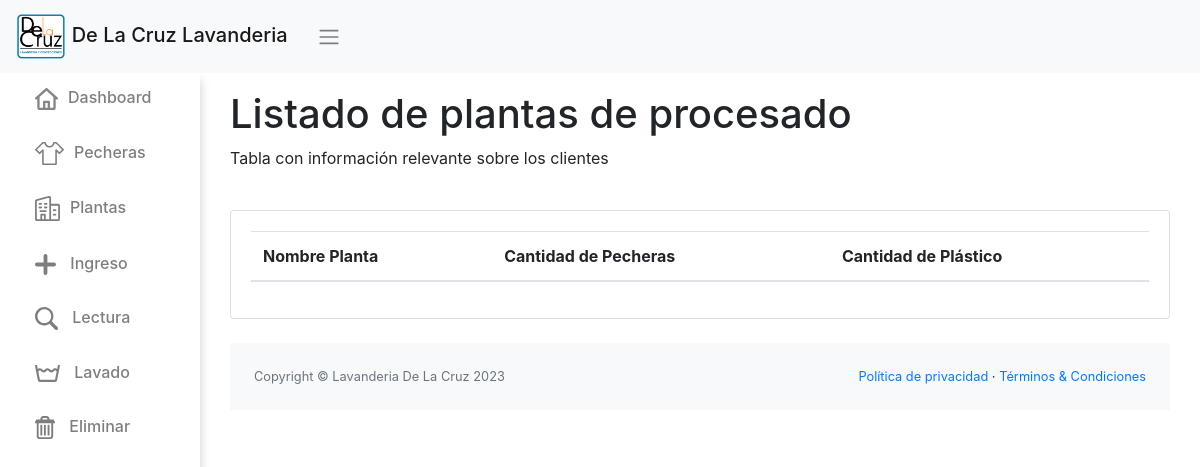
/plantas/, run on an earlier commit of the app's database.
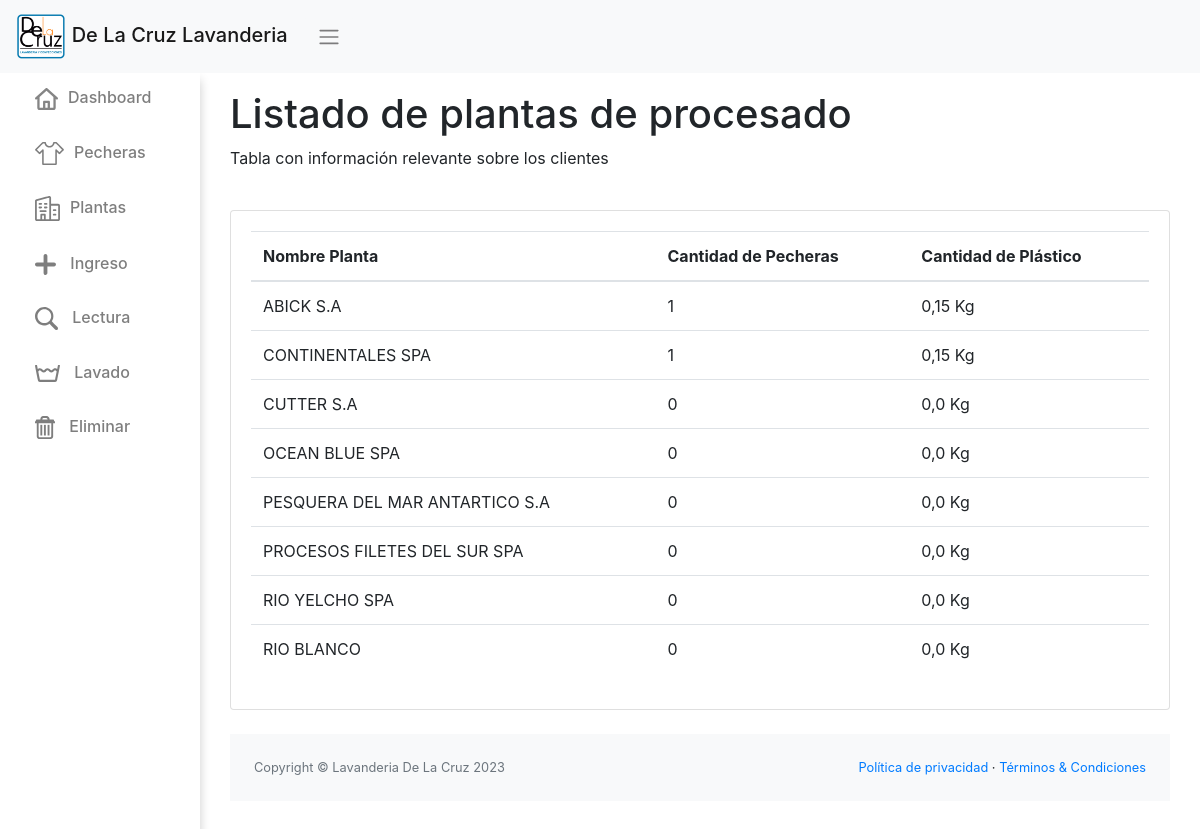
And on a later commit of the database.
### app/models.py (models this page shows)
class Planta(models.Model):
    id_planta = models.AutoField(primary_key=True, unique=True)
    nombre = models.CharField(max_length=50,null=True)
    cantidad = models.IntegerField (default=0)
    kilos = models.IntegerField (default=0)

### app/views.py (the view)
# urls.py: path('plantas/', plantas, name='plantas'),
def plantas(request):
    latest_pecheras = Pechera.objects.exclude(eliminada=True).order_by('-fecha_fabricacion')[:]
    plantas = Planta.objects.all()
    for planta in plantas:
        planta.cantidad = Pechera.objects.filter(planta__icontains=planta.id_planta,eliminada=False).count()
        planta.kilos = (planta.cantidad*150)/1000
    context = {
        'latest_pecheras': latest_pecheras,
        'plantas': plantas
    }
    return render(request, 'app/plantas.html', context)

### app/templates/app/plantas.html (shortened to what this page needs)
{% extends 'app/base.html' %} {% load static %}
{% block contenido %}
<div>
  <div class="row" style="display: flex;  align-items: center;">
    <div class="col-sm-10 mb-3">
      <h1>Listado de plantas de procesado</h1>
      <Spam>Tabla con información relevante sobre los clientes</Spam>
    </div>
  </div><br>
  <div class="card mb-4">
    <div class="card-body">
      <table class="table table-responsive-sm table-fluid">
        <thead>
          <tr>
            <th>Nombre Planta</th>
            <th>Cantidad de Pecheras</th>
            <th>Cantidad de Plástico</th>
          </tr>
        </thead>
        <tbody>
          {% for planta in plantas %}
          {% if planta.id_planta != 1 %}
            <tr>
              <td>{{ planta.nombre }}</td>
              <td>{{ planta.cantidad }}</td>
              <td>{{ planta.kilos }} Kg</td>
            </tr>
          {% endif %}
          {% endfor %}
        </tbody>
      </table>
    </div>
  </div>
  {% endblock %}

What changed in the data, as far as the page shows it:
added Planta: nombre "ABICK S.A", cantidad "1", kilos "0,15"
added Planta: nombre "CONTINENTALES SPA", cantidad "1", kilos "0,15"
added Planta: nombre "CUTTER S.A", cantidad "0", kilos "0,0"
added Planta: nombre "OCEAN BLUE SPA", cantidad "0", kilos "0,0"
added Planta: nombre "PESQUERA DEL MAR ANTARTICO S.A", cantidad "0", kilos "0,0"
added Planta: nombre "PROCESOS FILETES DEL SUR SPA", cantidad "0", kilos "0,0"
added Planta: nombre "RIO YELCHO SPA", cantidad "0", kilos "0,0"
added Planta: nombre "RIO BLANCO", cantidad "0", kilos "0,0"
